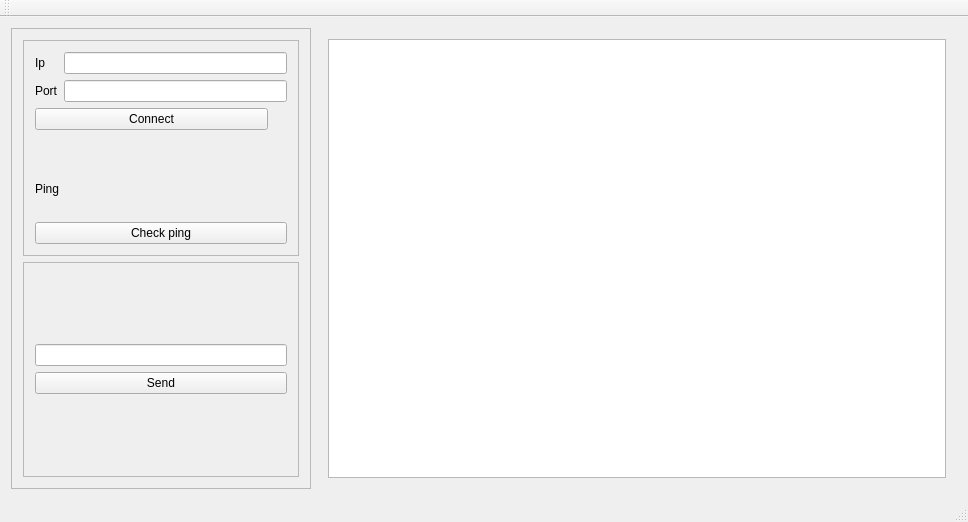
<?xml version="1.0" encoding="UTF-8"?>
<ui version="4.0">
 <class>MainWindow</class>
 <widget class="QMainWindow" name="MainWindow">
  <property name="geometry">
   <rect>
    <x>0</x>
    <y>0</y>
    <width>968</width>
    <height>522</height>
   </rect>
  </property>
  <property name="minimumSize">
   <size>
    <width>300</width>
    <height>350</height>
   </size>
  </property>
  <property name="windowTitle">
   <string>MainWindow</string>
  </property>
  <widget class="QWidget" name="centralWidget">
   <property name="minimumSize">
    <size>
     <width>0</width>
     <height>0</height>
    </size>
   </property>
   <layout class="QGridLayout" name="gridLayout_5">
    <item row="0" column="0">
     <layout class="QHBoxLayout" name="horizontalLayout_4">
      <item>
       <widget class="QFrame" name="frame_3">
        <property name="maximumSize">
         <size>
          <width>300</width>
          <height>16777215</height>
         </size>
        </property>
        <property name="frameShape">
         <enum>QFrame::StyledPanel</enum>
        </property>
        <property name="frameShadow">
         <enum>QFrame::Raised</enum>
        </property>
        <layout class="QGridLayout" name="gridLayout_4">
         <item row="0" column="0">
          <layout class="QVBoxLayout" name="verticalLayout_9">
           <item>
            <widget class="QFrame" name="frame_2">
             <property name="minimumSize">
              <size>
               <width>200</width>
               <height>140</height>
              </size>
             </property>
             <property name="maximumSize">
              <size>
               <width>300</width>
               <height>16777215</height>
              </size>
             </property>
             <property name="frameShape">
              <enum>QFrame::StyledPanel</enum>
             </property>
             <property name="frameShadow">
              <enum>QFrame::Raised</enum>
             </property>
             <layout class="QGridLayout" name="gridLayout_2">
              <item row="0" column="0">
               <layout class="QVBoxLayout" name="verticalLayout_8">
                <item>
                 <layout class="QVBoxLayout" name="verticalLayout_6">
                  <item>
                   <layout class="QHBoxLayout" name="horizontalLayout">
                    <item>
                     <layout class="QVBoxLayout" name="verticalLayout_4">
                      <item>
                       <widget class="QLabel" name="ipLabel">
                        <property name="minimumSize">
                         <size>
                          <width>20</width>
                          <height>20</height>
                         </size>
                        </property>
                        <property name="text">
                         <string>Ip</string>
                        </property>
                       </widget>
                      </item>
                      <item>
                       <widget class="QLabel" name="portLabel">
                        <property name="minimumSize">
                         <size>
                          <width>20</width>
                          <height>20</height>
                         </size>
                        </property>
                        <property name="text">
                         <string>Port</string>
                        </property>
                       </widget>
                      </item>
                     </layout>
                    </item>
                    <item>
                     <layout class="QVBoxLayout" name="verticalLayout_3">
                      <item>
                       <widget class="QLineEdit" name="ipLineEdit">
                        <property name="minimumSize">
                         <size>
                          <width>120</width>
                          <height>20</height>
                         </size>
                        </property>
                       </widget>
                      </item>
                      <item>
                       <widget class="QLineEdit" name="portLineEdit">
                        <property name="minimumSize">
                         <size>
                          <width>120</width>
                          <height>20</height>
                         </size>
                        </property>
                       </widget>
                      </item>
                     </layout>
                    </item>
                   </layout>
                  </item>
                  <item>
                   <layout class="QVBoxLayout" name="verticalLayout_5">
                    <item>
                     <layout class="QHBoxLayout" name="horizontalLayout_2">
                      <item>
                       <widget class="QPushButton" name="connectButton">
                        <property name="text">
                         <string>Connect</string>
                        </property>
                       </widget>
                      </item>
                      <item>
                       <widget class="QLabel" name="connectionStateLabel">
                        <property name="minimumSize">
                         <size>
                          <width>13</width>
                          <height>13</height>
                         </size>
                        </property>
                        <property name="maximumSize">
                         <size>
                          <width>13</width>
                          <height>13</height>
                         </size>
                        </property>
                        <property name="text">
                         <string/>
                        </property>
                       </widget>
                      </item>
                     </layout>
                    </item>
                    <item>
                     <widget class="QLabel" name="connectionStatusLabel">
                      <property name="minimumSize">
                       <size>
                        <width>120</width>
                        <height>20</height>
                       </size>
                      </property>
                      <property name="text">
                       <string/>
                      </property>
                     </widget>
                    </item>
                   </layout>
                  </item>
                 </layout>
                </item>
                <item>
                 <layout class="QVBoxLayout" name="verticalLayout_7">
                  <item>
                   <layout class="QHBoxLayout" name="horizontalLayout_3">
                    <item>
                     <widget class="QLabel" name="pingLabel">
                      <property name="text">
                       <string>Ping</string>
                      </property>
                     </widget>
                    </item>
                    <item>
                     <widget class="QLabel" name="pingValueLabel">
                      <property name="text">
                       <string/>
                      </property>
                     </widget>
                    </item>
                    <item>
                     <spacer name="horizontalSpacer">
                      <property name="orientation">
                       <enum>Qt::Horizontal</enum>
                      </property>
                      <property name="sizeHint" stdset="0">
                       <size>
                        <width>40</width>
                        <height>20</height>
                       </size>
                      </property>
                     </spacer>
                    </item>
                   </layout>
                  </item>
                  <item>
                   <widget class="QPushButton" name="pushButton_2">
                    <property name="text">
                     <string>Check ping</string>
                    </property>
                   </widget>
                  </item>
                 </layout>
                </item>
               </layout>
              </item>
             </layout>
            </widget>
           </item>
           <item>
            <widget class="QFrame" name="frame">
             <property name="minimumSize">
              <size>
               <width>250</width>
               <height>0</height>
              </size>
             </property>
             <property name="maximumSize">
              <size>
               <width>300</width>
               <height>16777215</height>
              </size>
             </property>
             <property name="frameShape">
              <enum>QFrame::StyledPanel</enum>
             </property>
             <property name="frameShadow">
              <enum>QFrame::Raised</enum>
             </property>
             <layout class="QGridLayout" name="gridLayout">
              <item row="0" column="0">
               <layout class="QVBoxLayout" name="verticalLayout_2">
                <item>
                 <layout class="QVBoxLayout" name="verticalLayout">
                  <item>
                   <widget class="QLineEdit" name="messageLineEdit"/>
                  </item>
                  <item>
                   <widget class="QPushButton" name="sendButton">
                    <property name="text">
                     <string>Send</string>
                    </property>
                   </widget>
                  </item>
                 </layout>
                </item>
               </layout>
              </item>
             </layout>
            </widget>
           </item>
          </layout>
         </item>
        </layout>
       </widget>
      </item>
      <item>
       <widget class="QWidget" name="widget" native="true">
        <layout class="QGridLayout" name="gridLayout_3">
         <item row="0" column="0">
          <widget class="QGraphicsView" name="graphicsView"/>
         </item>
        </layout>
       </widget>
      </item>
     </layout>
    </item>
   </layout>
  </widget>
  <widget class="QMenuBar" name="menuBar">
   <property name="geometry">
    <rect>
     <x>0</x>
     <y>0</y>
     <width>968</width>
     <height>21</height>
    </rect>
   </property>
  </widget>
  <widget class="QToolBar" name="mainToolBar">
   <attribute name="toolBarArea">
    <enum>TopToolBarArea</enum>
   </attribute>
   <attribute name="toolBarBreak">
    <bool>false</bool>
   </attribute>
  </widget>
  <widget class="QStatusBar" name="statusBar"/>
 </widget>
 <layoutdefault spacing="6" margin="11"/>
 <resources/>
 <connections/>
</ui>
